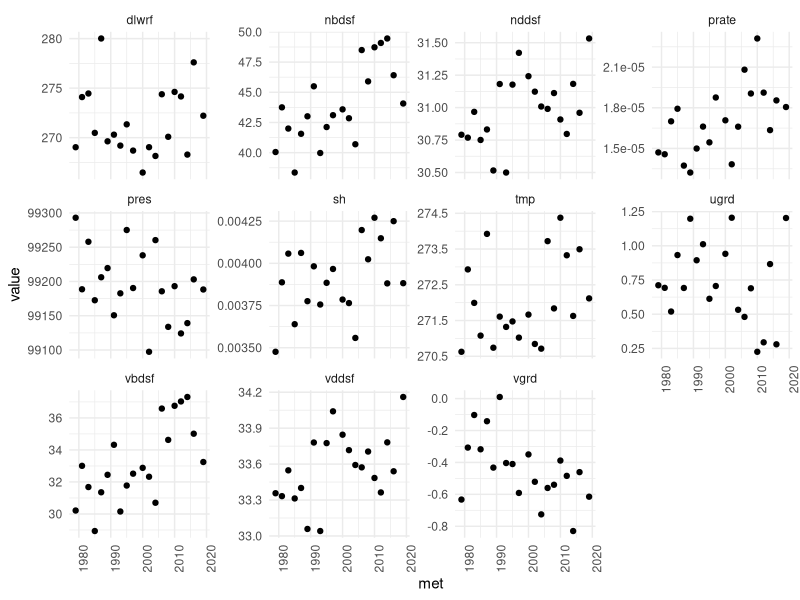
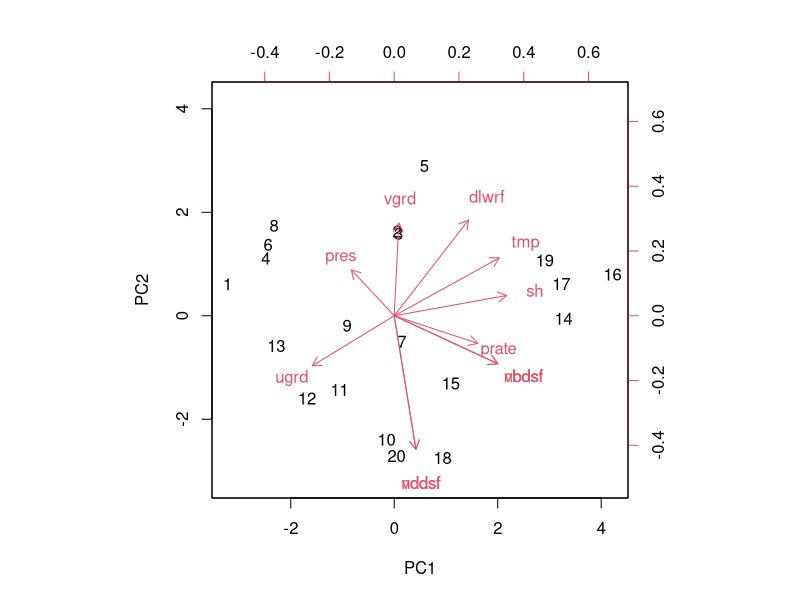
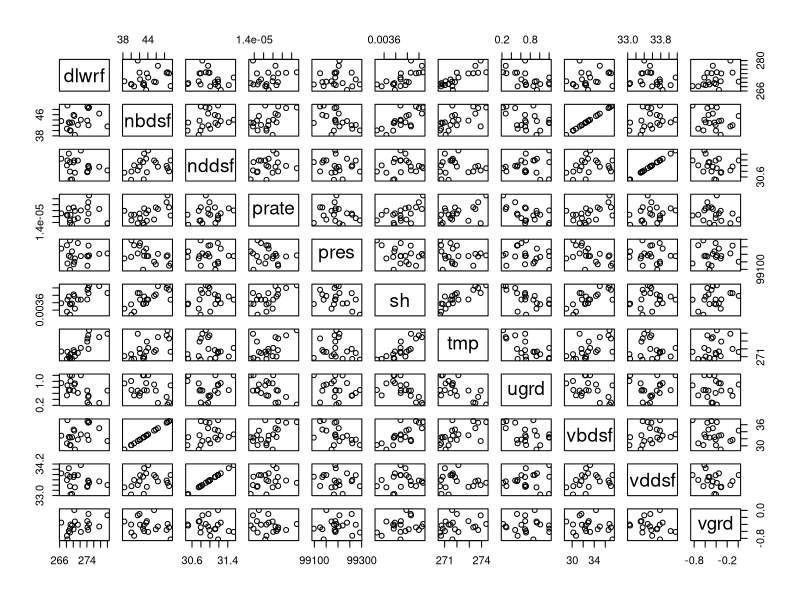
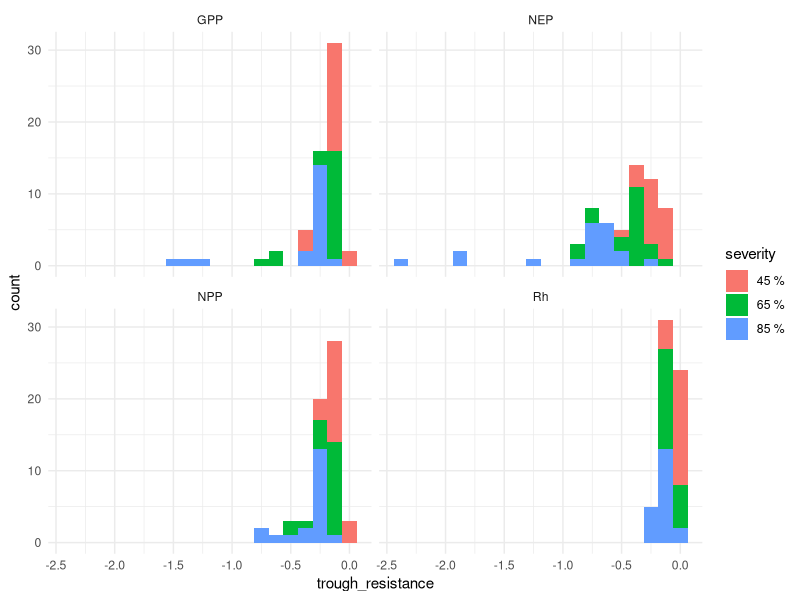
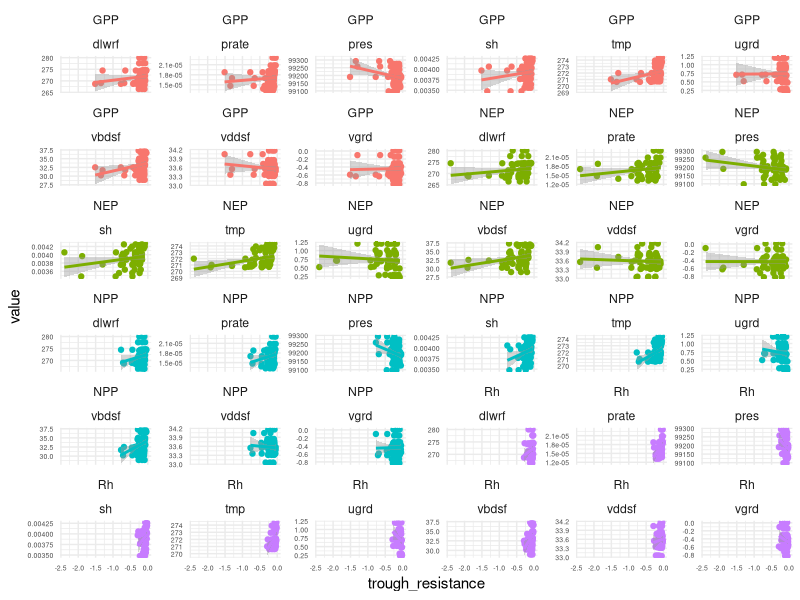

These charts were generated, in order, by the following R code: (Note: this script raises an error after producing the figures.)
## ---- chunk 1
knitr::opts_chunk$set(echo = TRUE)

library(dplyr)

library(readr)
resist <- read_csv("ED-outputs/results/metric/resistance_values.csv")
met <- read_csv("ED-outputs/results/constant_annual_met_data.csv")
## ---- chunk 2
met %>% 
  # hgt is constant; remove
  filter(variable != "hgt") %>%   
  group_by(met, variable) %>% 
  summarise(value = mean(value), .groups = "drop") ->
  met2

library(ggplot2)
theme_set(theme_minimal())
ggplot(met2, aes(met, value)) +
  geom_point() + 
  facet_wrap(~variable, scales = "free_y") +
  theme(axis.text.x = element_text(angle = 90))

library(tidyr)
met2_wide <- pivot_wider(met2, id_cols = "met", names_from = "variable")
pca_met <- prcomp(met2_wide[-1], scale. = TRUE)
biplot(pca_met, scale = 0)
pairs(met2_wide[-1])
## ---- chunk 3
ggplot(resist, aes(trough_resistance, fill = severity)) +
  geom_histogram(bins = 20) + 
  facet_wrap(~variable)
## ---- chunk 4
# Build a combined met-metric dataset
resist %>% 
  select(variable, met, trough_resistance) %>% 
  # We see from the met analysis above that vbdsf and vddsf are highly
  # correlated with nbdsf and nddsf respectively; remove one pair
  left_join(select(met2_wide, -nbdsf, -nddsf), by = "met") ->
  resist_combined

resist_combined %>% 
  pivot_longer(dlwrf:vgrd) %>% 
  ggplot(aes(trough_resistance, value, color = variable)) +
  geom_point() + 
  facet_wrap(variable~name, scales="free_y") + 
  geom_smooth(method = "lm", formula = y ~ x) +
  theme(legend.position = "none", axis.text = element_text(size = 5))

# Fit a Random Forest for each variable
rc_all <- split(resist_combined, resist_combined$variable)
rf_all <- lapply(rc_all, function(x) 
  randomForest(trough_resistance ~ ., data = x[-1:-2], importance = TRUE)
)
imp_all <- lapply(rf_all, function(x) {
  imp <- as.data.frame(importance(x))
  imp$met_var <- rownames(imp)
  as_tibble(imp)
})
importance <- bind_rows(imp_all, .id = "variable")
